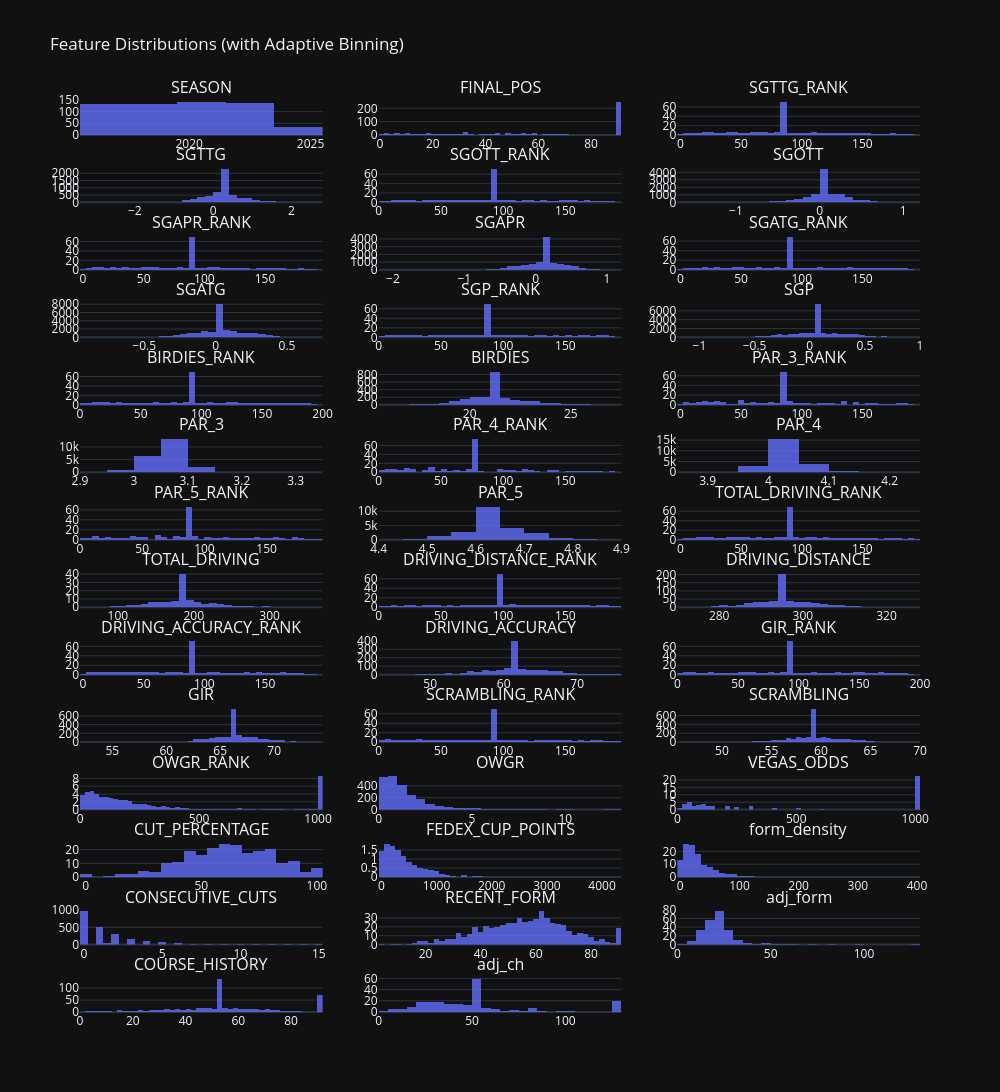

The cell this chart's notebook holds for it:
### Markdown cell above
### Check Features for Outliers and General Health (Histograms)
Now that all the data is cleaned, let's look at the distribution graphs.

### Code cell
import plotly.express as px
import plotly.subplots as sp
import plotly.graph_objects as go
import pandas as pd
import numpy as np

# Select numeric columns with >1 unique value, excluding label
df_numeric = training_df.select_dtypes(include=np.number)
df_numeric = df_numeric.loc[:, df_numeric.nunique() > 1]
df_numeric = df_numeric.drop(columns=["TOP_20"], errors="ignore")

# Create subplots
n_cols = 3
n_rows = int(np.ceil(len(df_numeric.columns) / n_cols))
fig = sp.make_subplots(rows=n_rows, cols=n_cols, subplot_titles=df_numeric.columns)

# Add one histogram per feature with smart binning
for i, column in enumerate(df_numeric.columns):
    row = i // n_cols + 1
    col = i % n_cols + 1

    # Compute dynamic bin count
    col_range = df_numeric[column].max() - df_numeric[column].min()
    n_unique = df_numeric[column].nunique()
    nbins = min(50, max(5, int(n_unique / 2))) if col_range < 10 else 50  # tighter for short-range

    fig.add_trace(
        go.Histogram(
            x=df_numeric[column],
            nbinsx=nbins,
            histnorm="density",
            marker=dict(color="#636EFA"),
            opacity=0.8
        ),
        row=row,
        col=col
    )

# Style the figure
fig.update_layout(
    height=300 * n_rows,
    width=1000,
    title_text="Feature Distributions (with Adaptive Binning)",
    template="plotly_dark",
    showlegend=False
)

fig.show()

### Figure 1 — Plotly figure (JSON) as saved in the notebook; plotly's stock layout.template omitted (floating-point values rounded to 4 significant figures; data arrays with more than 128 entries replaced by an {"elided": "..."} marker saying what was removed)
{"data": [{"histnorm": "density", "marker": {"color": "#636EFA"}, "nbinsx": 5, "opacity": 0.8, "type": "histogram", "x": {"elided": "1155 int values"}, "xaxis": "x", "yaxis": "y"}, {"histnorm": "density", "marker": {"color": "#636EFA"}, "nbinsx": 50, "opacity": 0.8, "type": "histogram", "x": {"elided": "1155 int values"}, "xaxis": "x2", "yaxis": "y2"}, {"histnorm": "density", "marker": {"color": "#636EFA"}, "nbinsx": 50, "opacity": 0.8, "type": "histogram", "x": {"elided": "1155 float values"}, "xaxis": "x3", "yaxis": "y3"}, {"histnorm": "density", "marker": {"color": "#636EFA"}, "nbinsx": 50, "opacity": 0.8, "type": "histogram", "x": {"elided": "1155 float values"}, "xaxis": "x4", "yaxis": "y4"}, {"histnorm": "density", "marker": {"color": "#636EFA"}, "nbinsx": 50, "opacity": 0.8, "type": "histogram", "x": {"elided": "1155 float values"}, "xaxis": "x5", "yaxis": "y5"}, {"histnorm": "density", "marker": {"color": "#636EFA"}, "nbinsx": 50, "opacity": 0.8, "type": "histogram", "x": {"elided": "1155 float values"}, "xaxis": "x6", "yaxis": "y6"}, {"histnorm": "density", "marker": {"color": "#636EFA"}, "nbinsx": 50, "opacity": 0.8, "type": "histogram", "x": {"elided": "1155 float values"}, "xaxis": "x7", "yaxis": "y7"}, {"histnorm": "density", "marker": {"color": "#636EFA"}, "nbinsx": 50, "opacity": 0.8, "type": "histogram", "x": {"elided": "1155 float values"}, "xaxis": "x8", "yaxis": "y8"}, {"histnorm": "density", "marker": {"color": "#636EFA"}, "nbinsx": 50, "opacity": 0.8, "type": "histogram", "x": {"elided": "1155 float values"}, "xaxis": "x9", "yaxis": "y9"}, {"histnorm": "density", "marker": {"color": "#636EFA"}, "nbinsx": 50, "opacity": 0.8, "type": "histogram", "x": {"elided": "1155 float values"}, "xaxis": "x10", "yaxis": "y10"}, {"histnorm": "density", "marker": {"color": "#636EFA"}, "nbinsx": 50, "opacity": 0.8, "type": "histogram", "x": {"elided": "1155 float values"}, "xaxis": "x11", "yaxis": "y11"}, {"histnorm": "density", "marker": {"color": "#636EFA"}, "nbinsx": 50, "opacity": 0.8, "type": "histogram", "x": {"elided": "1155 float values"}, "xaxis": "x12", "yaxis": "y12"}, {"histnorm": "density", "marker": {"color": "#636EFA"}, "nbinsx": 50, "opacity": 0.8, "type": "histogram", "x": {"elided": "1155 float values"}, "xaxis": "x13", "yaxis": "y13"}, {"histnorm": "density", "marker": {"color": "#636EFA"}, "nbinsx": 50, "opacity": 0.8, "type": "histogram", "x": {"elided": "1155 float values"}, "xaxis": "x14", "yaxis": "y14"}, {"histnorm": "density", "marker": {"color": "#636EFA"}, "nbinsx": 50, "opacity": 0.8, "type": "histogram", "x": {"elided": "1155 float values"}, "xaxis": "x15", "yaxis": "y15"}, {"histnorm": "density", "marker": {"color": "#636EFA"}, "nbinsx": 15, "opacity": 0.8, "type": "histogram", "x": {"elided": "1155 float values"}, "xaxis": "x16", "yaxis": "y16"}, {"histnorm": "density", "marker": {"color": "#636EFA"}, "nbinsx": 50, "opacity": 0.8, "type": "histogram", "x": {"elided": "1155 float values"}, "xaxis": "x17", "yaxis": "y17"}, {"histnorm": "density", "marker": {"color": "#636EFA"}, "nbinsx": 14, "opacity": 0.8, "type": "histogram", "x": {"elided": "1155 float values"}, "xaxis": "x18", "yaxis": "y18"}, {"histnorm": "density", "marker": {"color": "#636EFA"}, "nbinsx": 50, "opacity": 0.8, "type": "histogram", "x": {"elided": "1155 float values"}, "xaxis": "x19", "yaxis": "y19"}, {"histnorm": "density", "marker": {"color": "#636EFA"}, "nbinsx": 22, "opacity": 0.8, "type": "histogram", "x": {"elided": "1155 float values"}, "xaxis": "x20", "yaxis": "y20"}, {"histnorm": "density", "marker": {"color": "#636EFA"}, "nbinsx": 50, "opacity": 0.8, "type": "histogram", "x": {"elided": "1155 float values"}, "xaxis": "x21", "yaxis": "y21"}, {"histnorm": "density", "marker": {"color": "#636EFA"}, "nbinsx": 50, "opacity": 0.8, "type": "histogram", "x": {"elided": "1155 float values"}, "xaxis": "x22", "yaxis": "y22"}, {"histnorm": "density", "marker": {"color": "#636EFA"}, "nbinsx": 50, "opacity": 0.8, "type": "histogram", "x": {"elided": "1155 float values"}, "xaxis": "x23", "yaxis": "y23"}, {"histnorm": "density", "marker": {"color": "#636EFA"}, "nbinsx": 50, "opacity": 0.8, "type": "histogram", "x": {"elided": "1155 float values"}, "xaxis": "x24", "yaxis": "y24"}, {"histnorm": "density", "marker": {"color": "#636EFA"}, "nbinsx": 50, "opacity": 0.8, "type": "histogram", "x": {"elided": "1155 float values"}, "xaxis": "x25", "yaxis": "y25"}, {"histnorm": "density", "marker": {"color": "#636EFA"}, "nbinsx": 50, "opacity": 0.8, "type": "histogram", "x": {"elided": "1155 float values"}, "xaxis": "x26", "yaxis": "y26"}, {"histnorm": "density", "marker": {"color": "#636EFA"}, "nbinsx": 50, "opacity": 0.8, "type": "histogram", "x": {"elided": "1155 float values"}, "xaxis": "x27", "yaxis": "y27"}, {"histnorm": "density", "marker": {"color": "#636EFA"}, "nbinsx": 50, "opacity": 0.8, "type": "histogram", "x": {"elided": "1155 float values"}, "xaxis": "x28", "yaxis": "y28"}, {"histnorm": "density", "marker": {"color": "#636EFA"}, "nbinsx": 50, "opacity": 0.8, "type": "histogram", "x": {"elided": "1155 float values"}, "xaxis": "x29", "yaxis": "y29"}, {"histnorm": "density", "marker": {"color": "#636EFA"}, "nbinsx": 50, "opacity": 0.8, "type": "histogram", "x": {"elided": "1155 float values"}, "xaxis": "x30", "yaxis": "y30"}, {"histnorm": "density", "marker": {"color": "#636EFA"}, "nbinsx": 50, "opacity": 0.8, "type": "histogram", "x": {"elided": "1155 float values"}, "xaxis": "x31", "yaxis": "y31"}, {"histnorm": "density", "marker": {"color": "#636EFA"}, "nbinsx": 50, "opacity": 0.8, "type": "histogram", "x": {"elided": "1155 float values"}, "xaxis": "x32", "yaxis": "y32"}, {"histnorm": "density", "marker": {"color": "#636EFA"}, "nbinsx": 50, "opacity": 0.8, "type": "histogram", "x": {"elided": "1155 float values"}, "xaxis": "x33", "yaxis": "y33"}, {"histnorm": "density", "marker": {"color": "#636EFA"}, "nbinsx": 50, "opacity": 0.8, "type": "histogram", "x": {"elided": "1155 float values"}, "xaxis": "x34", "yaxis": "y34"}, {"histnorm": "density", "marker": {"color": "#636EFA"}, "nbinsx": 50, "opacity": 0.8, "type": "histogram", "x": {"elided": "1155 float values"}, "xaxis": "x35", "yaxis": "y35"}, {"histnorm": "density", "marker": {"color": "#636EFA"}, "nbinsx": 50, "opacity": 0.8, "type": "histogram", "x": {"elided": "1155 float values"}, "xaxis": "x36", "yaxis": "y36"}, {"histnorm": "density", "marker": {"color": "#636EFA"}, "nbinsx": 50, "opacity": 0.8, "type": "histogram", "x": {"elided": "1155 float values"}, "xaxis": "x37", "yaxis": "y37"}, {"histnorm": "density", "marker": {"color": "#636EFA"}, "nbinsx": 50, "opacity": 0.8, "type": "histogram", "x": {"elided": "1155 float values"}, "xaxis": "x38", "yaxis": "y38"}, {"histnorm": "density", "marker": {"color": "#636EFA"}, "nbinsx": 50, "opacity": 0.8, "type": "histogram", "x": {"elided": "1155 float values"}, "xaxis": "x39", "yaxis": "y39"}, {"histnorm": "density", "marker": {"color": "#636EFA"}, "nbinsx": 50, "opacity": 0.8, "type": "histogram", "x": {"elided": "1155 float values"}, "xaxis": "x40", "yaxis": "y40"}, {"histnorm": "density", "marker": {"color": "#636EFA"}, "nbinsx": 50, "opacity": 0.8, "type": "histogram", "x": {"elided": "1155 float values"}, "xaxis": "x41", "yaxis": "y41"}], "layout": {"annotations": [{"font": {"size": 16}, "showarrow": false, "text": "SEASON", "x": 0.1444, "xanchor": "center", "xref": "paper", "y": 1, "yanchor": "bottom", "yref": "paper"}, {"font": {"size": 16}, "showarrow": false, "text": "FINAL_POS", "x": 0.5, "xanchor": "center", "xref": "paper", "y": 1, "yanchor": "bottom", "yref": "paper"}, {"font": {"size": 16}, "showarrow": false, "text": "SGTTG_RANK", "x": 0.8556, "xanchor": "center", "xref": "paper", "y": 1, "yanchor": "bottom", "yref": "paper"}, {"font": {"size": 16}, "showarrow": false, "text": "SGTTG", "x": 0.1444, "xanchor": "center", "xref": "paper", "y": 0.926, "yanchor": "bottom", "yref": "paper"}, {"font": {"size": 16}, "showarrow": false, "text": "SGOTT_RANK", "x": 0.5, "xanchor": "center", "xref": "paper", "y": 0.926, "yanchor": "bottom", "yref": "paper"}, {"font": {"size": 16}, "showarrow": false, "text": "SGOTT", "x": 0.8556, "xanchor": "center", "xref": "paper", "y": 0.926, "yanchor": "bottom", "yref": "paper"}, {"font": {"size": 16}, "showarrow": false, "text": "SGAPR_RANK", "x": 0.1444, "xanchor": "center", "xref": "paper", "y": 0.852, "yanchor": "bottom", "yref": "paper"}, {"font": {"size": 16}, "showarrow": false, "text": "SGAPR", "x": 0.5, "xanchor": "center", "xref": "paper", "y": 0.852, "yanchor": "bottom", "yref": "paper"}, {"font": {"size": 16}, "showarrow": false, "text": "SGATG_RANK", "x": 0.8556, "xanchor": "center", "xref": "paper", "y": 0.852, "yanchor": "bottom", "yref": "paper"}, {"font": {"size": 16}, "showarrow": false, "text": "SGATG", "x": 0.1444, "xanchor": "center", "xref": "paper", "y": 0.7781, "yanchor": "bottom", "yref": "paper"}, {"font": {"size": 16}, "showarrow": false, "text": "SGP_RANK", "x": 0.5, "xanchor": "center", "xref": "paper", "y": 0.7781, "yanchor": "bottom", "yref": "paper"}, {"font": {"size": 16}, "showarrow": false, "text": "SGP", "x": 0.8556, "xanchor": "center", "xref": "paper", "y": 0.7781, "yanchor": "bottom", "yref": "paper"}, {"font": {"size": 16}, "showarrow": false, "text": "BIRDIES_RANK", "x": 0.1444, "xanchor": "center", "xref": "paper", "y": 0.7041, "yanchor": "bottom", "yref": "paper"}, {"font": {"size": 16}, "showarrow": false, "text": "BIRDIES", "x": 0.5, "xanchor": "center", "xref": "paper", "y": 0.7041, "yanchor": "bottom", "yref": "paper"}, {"font": {"size": 16}, "showarrow": false, "text": "PAR_3_RANK", "x": 0.8556, "xanchor": "center", "xref": "paper", "y": 0.7041, "yanchor": "bottom", "yref": "paper"}, {"font": {"size": 16}, "showarrow": false, "text": "PAR_3", "x": 0.1444, "xanchor": "center", "xref": "paper", "y": 0.6301, "yanchor": "bottom", "yref": "paper"}, {"font": {"size": 16}, "showarrow": false, "text": "PAR_4_RANK", "x": 0.5, "xanchor": "center", "xref": "paper", "y": 0.6301, "yanchor": "bottom", "yref": "paper"}, {"font": {"size": 16}, "showarrow": false, "text": "PAR_4", "x": 0.8556, "xanchor": "center", "xref": "paper", "y": 0.6301, "yanchor": "bottom", "yref": "paper"}, {"font": {"size": 16}, "showarrow": false, "text": "PAR_5_RANK", "x": 0.1444, "xanchor": "center", "xref": "paper", "y": 0.5561, "yanchor": "bottom", "yref": "paper"}, {"font": {"size": 16}, "showarrow": false, "text": "PAR_5", "x": 0.5, "xanchor": "center", "xref": "paper", "y": 0.5561, "yanchor": "bottom", "yref": "paper"}, {"font": {"size": 16}, "showarrow": false, "text": "TOTAL_DRIVING_RANK", "x": 0.8556, "xanchor": "center", "xref": "paper", "y": 0.5561, "yanchor": "bottom", "yref": "paper"}, {"font": {"size": 16}, "showarrow": false, "text": "TOTAL_DRIVING", "x": 0.1444, "xanchor": "center", "xref": "paper", "y": 0.4821, "yanchor": "bottom", "yref": "paper"}, {"font": {"size": 16}, "showarrow": false, "text": "DRIVING_DISTANCE_RANK", "x": 0.5, "xanchor": "center", "xref": "paper", "y": 0.4821, "yanchor": "bottom", "yref": "paper"}, {"font": {"size": 16}, "showarrow": false, "text": "DRIVING_DISTANCE", "x": 0.8556, "xanchor": "center", "xref": "paper", "y": 0.4821, "yanchor": "bottom", "yref": "paper"}, {"font": {"size": 16}, "showarrow": false, "text": "DRIVING_ACCURACY_RANK", "x": 0.1444, "xanchor": "center", "xref": "paper", "y": 0.4082, "yanchor": "bottom", "yref": "paper"}, {"font": {"size": 16}, "showarrow": false, "text": "DRIVING_ACCURACY", "x": 0.5, "xanchor": "center", "xref": "paper", "y": 0.4082, "yanchor": "bottom", "yref": "paper"}, {"font": {"size": 16}, "showarrow": false, "text": "GIR_RANK", "x": 0.8556, "xanchor": "center", "xref": "paper", "y": 0.4082, "yanchor": "bottom", "yref": "paper"}, {"font": {"size": 16}, "showarrow": false, "text": "GIR", "x": 0.1444, "xanchor": "center", "xref": "paper", "y": 0.3342, "yanchor": "bottom", "yref": "paper"}, {"font": {"size": 16}, "showarrow": false, "text": "SCRAMBLING_RANK", "x": 0.5, "xanchor": "center", "xref": "paper", "y": 0.3342, "yanchor": "bottom", "yref": "paper"}, {"font": {"size": 16}, "showarrow": false, "text": "SCRAMBLING", "x": 0.8556, "xanchor": "center", "xref": "paper", "y": 0.3342, "yanchor": "bottom", "yref": "paper"}, {"font": {"size": 16}, "showarrow": false, "text": "OWGR_RANK", "x": 0.1444, "xanchor": "center", "xref": "paper", "y": 0.2602, "yanchor": "bottom", "yref": "paper"}, {"font": {"size": 16}, "showarrow": false, "text": "OWGR", "x": 0.5, "xanchor": "center", "xref": "paper", "y": 0.2602, "yanchor": "bottom", "yref": "paper"}, {"font": {"size": 16}, "showarrow": false, "text": "VEGAS_ODDS", "x": 0.8556, "xanchor": "center", "xref": "paper", "y": 0.2602, "yanchor": "bottom", "yref": "paper"}, {"font": {"size": 16}, "showarrow": false, "text": "CUT_PERCENTAGE", "x": 0.1444, "xanchor": "center", "xref": "paper", "y": 0.1862, "yanchor": "bottom", "yref": "paper"}, {"font": {"size": 16}, "showarrow": false, "text": "FEDEX_CUP_POINTS", "x": 0.5, "xanchor": "center", "xref": "paper", "y": 0.1862, "yanchor": "bottom", "yref": "paper"}, {"font": {"size": 16}, "showarrow": false, "text": "form_density", "x": 0.8556, "xanchor": "center", "xref": "paper", "y": 0.1862, "yanchor": "bottom", "yref": "paper"}, {"font": {"size": 16}, "showarrow": false, "text": "CONSECUTIVE_CUTS", "x": 0.1444, "xanchor": "center", "xref": "paper", "y": 0.1122, "yanchor": "bottom", "yref": "paper"}, {"font": {"size": 16}, "showarrow": false, "text": "RECENT_FORM", "x": 0.5, "xanchor": "center", "xref": "paper", "y": 0.1122, "yanchor": "bottom", "yref": "paper"}, {"font": {"size": 16}, "showarrow": false, "text": "adj_form", "x": 0.8556, "xanchor": "center", "xref": "paper", "y": 0.1122, "yanchor": "bottom", "yref": "paper"}, {"font": {"size": 16}, "showarrow": false, "text": "COURSE_HISTORY", "x": 0.1444, "xanchor": "center", "xref": "paper", "y": 0.03827, "yanchor": "bottom", "yref": "paper"}, {"font": {"size": 16}, "showarrow": false, "text": "adj_ch", "x": 0.5, "xanchor": "center", "xref": "paper", "y": 0.03827, "yanchor": "bottom", "yref": "paper"}], "height": 4200, "showlegend": false, "title": {"text": "Feature Distributions (with Adaptive Binning)"}, "width": 1000, "xaxis": {"anchor": "y", "domain": [0, 0.2889]}, "xaxis10": {"anchor": "y10", "domain": [0, 0.2889]}, "xaxis11": {"anchor": "y11", "domain": [0.3556, 0.6444]}, "xaxis12": {"anchor": "y12", "domain": [0.7111, 1]}, "xaxis13": {"anchor": "y13", "domain": [0, 0.2889]}, "xaxis14": {"anchor": "y14", "domain": [0.3556, 0.6444]}, "xaxis15": {"anchor": "y15", "domain": [0.7111, 1]}, "xaxis16": {"anchor": "y16", "domain": [0, 0.2889]}, "xaxis17": {"anchor": "y17", "domain": [0.3556, 0.6444]}, "xaxis18": {"anchor": "y18", "domain": [0.7111, 1]}, "xaxis19": {"anchor": "y19", "domain": [0, 0.2889]}, "xaxis2": {"anchor": "y2", "domain": [0.3556, 0.6444]}, "xaxis20": {"anchor": "y20", "domain": [0.3556, 0.6444]}, "xaxis21": {"anchor": "y21", "domain": [0.7111, 1]}, "xaxis22": {"anchor": "y22", "domain": [0, 0.2889]}, "xaxis23": {"anchor": "y23", "domain": [0.3556, 0.6444]}, "xaxis24": {"anchor": "y24", "domain": [0.7111, 1]}, "xaxis25": {"anchor": "y25", "domain": [0, 0.2889]}, "xaxis26": {"anchor": "y26", "domain": [0.3556, 0.6444]}, "xaxis27": {"anchor": "y27", "domain": [0.7111, 1]}, "xaxis28": {"anchor": "y28", "domain": [0, 0.2889]}, "xaxis29": {"anchor": "y29", "domain": [0.3556, 0.6444]}, "xaxis3": {"anchor": "y3", "domain": [0.7111, 1]}, "xaxis30": {"anchor": "y30", "domain": [0.7111, 1]}, "xaxis31": {"anchor": "y31", "domain": [0, 0.2889]}, "xaxis32": {"anchor": "y32", "domain": [0.3556, 0.6444]}, "xaxis33": {"anchor": "y33", "domain": [0.7111, 1]}, "xaxis34": {"anchor": "y34", "domain": [0, 0.2889]}, "xaxis35": {"anchor": "y35", "domain": [0.3556, 0.6444]}, "xaxis36": {"anchor": "y36", "domain": [0.7111, 1]}, "xaxis37": {"anchor": "y37", "domain": [0, 0.2889]}, "xaxis38": {"anchor": "y38", "domain": [0.3556, 0.6444]}, "xaxis39": {"anchor": "y39", "domain": [0.7111, 1]}, "xaxis4": {"anchor": "y4", "domain": [0, 0.2889]}, "xaxis40": {"anchor": "y40", "domain": [0, 0.2889]}, "xaxis41": {"anchor": "y41", "domain": [0.3556, 0.6444]}, "xaxis42": {"anchor": "y42", "domain": [0.7111, 1]}, "xaxis5": {"anchor": "y5", "domain": [0.3556, 0.6444]}, "xaxis6": {"anchor": "y6", "domain": [0.7111, 1]}, "xaxis7": {"anchor": "y7", "domain": [0, 0.2889]}, "xaxis8": {"anchor": "y8", "domain": [0.3556, 0.6444]}, "xaxis9": {"anchor": "y9", "domain": [0.7111, 1]}, "yaxis": {"anchor": "x", "domain": [0.9617, 1]}, "yaxis10": {"anchor": "x10", "domain": [0.7398, 0.7781]}, "yaxis11": {"anchor": "x11", "domain": [0.7398, 0.7781]}, "yaxis12": {"anchor": "x12", "domain": [0.7398, 0.7781]}, "yaxis13": {"anchor": "x13", "domain": [0.6658, 0.7041]}, "yaxis14": {"anchor": "x14", "domain": [0.6658, 0.7041]}, "yaxis15": {"anchor": "x15", "domain": [0.6658, 0.7041]}, "yaxis16": {"anchor": "x16", "domain": [0.5918, 0.6301]}, "yaxis17": {"anchor": "x17", "domain": [0.5918, 0.6301]}, "yaxis18": {"anchor": "x18", "domain": [0.5918, 0.6301]}, "yaxis19": {"anchor": "x19", "domain": [0.5179, 0.5561]}, "yaxis2": {"anchor": "x2", "domain": [0.9617, 1]}, "yaxis20": {"anchor": "x20", "domain": [0.5179, 0.5561]}, "yaxis21": {"anchor": "x21", "domain": [0.5179, 0.5561]}, "yaxis22": {"anchor": "x22", "domain": [0.4439, 0.4821]}, "yaxis23": {"anchor": "x23", "domain": [0.4439, 0.4821]}, "yaxis24": {"anchor": "x24", "domain": [0.4439, 0.4821]}, "yaxis25": {"anchor": "x25", "domain": [0.3699, 0.4082]}, "yaxis26": {"anchor": "x26", "domain": [0.3699, 0.4082]}, "yaxis27": {"anchor": "x27", "domain": [0.3699, 0.4082]}, "yaxis28": {"anchor": "x28", "domain": [0.2959, 0.3342]}, "yaxis29": {"anchor": "x29", "domain": [0.2959, 0.3342]}, "yaxis3": {"anchor": "x3", "domain": [0.9617, 1]}, "yaxis30": {"anchor": "x30", "domain": [0.2959, 0.3342]}, "yaxis31": {"anchor": "x31", "domain": [0.2219, 0.2602]}, "yaxis32": {"anchor": "x32", "domain": [0.2219, 0.2602]}, "yaxis33": {"anchor": "x33", "domain": [0.2219, 0.2602]}, "yaxis34": {"anchor": "x34", "domain": [0.148, 0.1862]}, "yaxis35": {"anchor": "x35", "domain": [0.148, 0.1862]}, "yaxis36": {"anchor": "x36", "domain": [0.148, 0.1862]}, "yaxis37": {"anchor": "x37", "domain": [0.07398, 0.1122]}, "yaxis38": {"anchor": "x38", "domain": [0.07398, 0.1122]}, "yaxis39": {"anchor": "x39", "domain": [0.07398, 0.1122]}, "yaxis4": {"anchor": "x4", "domain": [0.8878, 0.926]}, "yaxis40": {"anchor": "x40", "domain": [0, 0.03827]}, "yaxis41": {"anchor": "x41", "domain": [0, 0.03827]}, "yaxis42": {"anchor": "x42", "domain": [0, 0.03827]}, "yaxis5": {"anchor": "x5", "domain": [0.8878, 0.926]}, "yaxis6": {"anchor": "x6", "domain": [0.8878, 0.926]}, "yaxis7": {"anchor": "x7", "domain": [0.8138, 0.852]}, "yaxis8": {"anchor": "x8", "domain": [0.8138, 0.852]}, "yaxis9": {"anchor": "x9", "domain": [0.8138, 0.852]}}}
